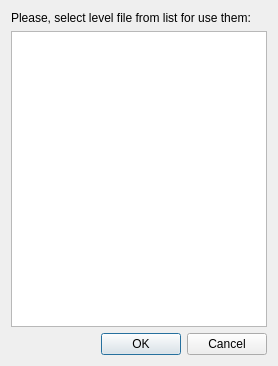
<?xml version="1.0" encoding="UTF-8"?>
<ui version="4.0">
 <class>LevelFileList</class>
 <widget class="QDialog" name="LevelFileList">
  <property name="geometry">
   <rect>
    <x>0</x>
    <y>0</y>
    <width>278</width>
    <height>366</height>
   </rect>
  </property>
  <property name="minimumSize">
   <size>
    <width>278</width>
    <height>366</height>
   </size>
  </property>
  <property name="windowTitle">
   <string>Level files list</string>
  </property>
  <property name="windowIcon">
   <iconset resource="../../_resources/editor.qrc">
    <normaloff>:/lvl16.png</normaloff>:/lvl16.png</iconset>
  </property>
  <layout class="QGridLayout" name="gridLayout">
   <item row="0" column="0">
    <widget class="QLabel" name="label">
     <property name="whatsThis">
      <string>&lt;html&gt;&lt;head/&gt;&lt;body&gt;&lt;p&gt;This is a list of level files, what placed with your current file in the same folder.&lt;/p&gt;&lt;/body&gt;&lt;/html&gt;</string>
     </property>
     <property name="text">
      <string>Please, select level file from list for use them:</string>
     </property>
     <property name="wordWrap">
      <bool>true</bool>
     </property>
    </widget>
   </item>
   <item row="1" column="0">
    <widget class="QListWidget" name="FileList">
     <property name="minimumSize">
      <size>
       <width>0</width>
       <height>0</height>
      </size>
     </property>
     <property name="whatsThis">
      <string>&lt;html&gt;&lt;head/&gt;&lt;body&gt;&lt;p&gt;This is a list of level files, what placed with your current file in the same folder.&lt;/p&gt;&lt;/body&gt;&lt;/html&gt;</string>
     </property>
     <property name="editTriggers">
      <set>QAbstractItemView::DoubleClicked|QAbstractItemView::EditKeyPressed</set>
     </property>
    </widget>
   </item>
   <item row="2" column="0">
    <widget class="QDialogButtonBox" name="buttonBox">
     <property name="orientation">
      <enum>Qt::Horizontal</enum>
     </property>
     <property name="standardButtons">
      <set>QDialogButtonBox::Cancel|QDialogButtonBox::Ok</set>
     </property>
    </widget>
   </item>
  </layout>
 </widget>
 <resources>
  <include location="../../_resources/editor.qrc"/>
 </resources>
 <connections>
  <connection>
   <sender>buttonBox</sender>
   <signal>accepted()</signal>
   <receiver>LevelFileList</receiver>
   <slot>accept()</slot>
   <hints>
    <hint type="sourcelabel">
     <x>248</x>
     <y>254</y>
    </hint>
    <hint type="destinationlabel">
     <x>157</x>
     <y>274</y>
    </hint>
   </hints>
  </connection>
  <connection>
   <sender>buttonBox</sender>
   <signal>rejected()</signal>
   <receiver>LevelFileList</receiver>
   <slot>reject()</slot>
   <hints>
    <hint type="sourcelabel">
     <x>316</x>
     <y>260</y>
    </hint>
    <hint type="destinationlabel">
     <x>286</x>
     <y>274</y>
    </hint>
   </hints>
  </connection>
 </connections>
</ui>
